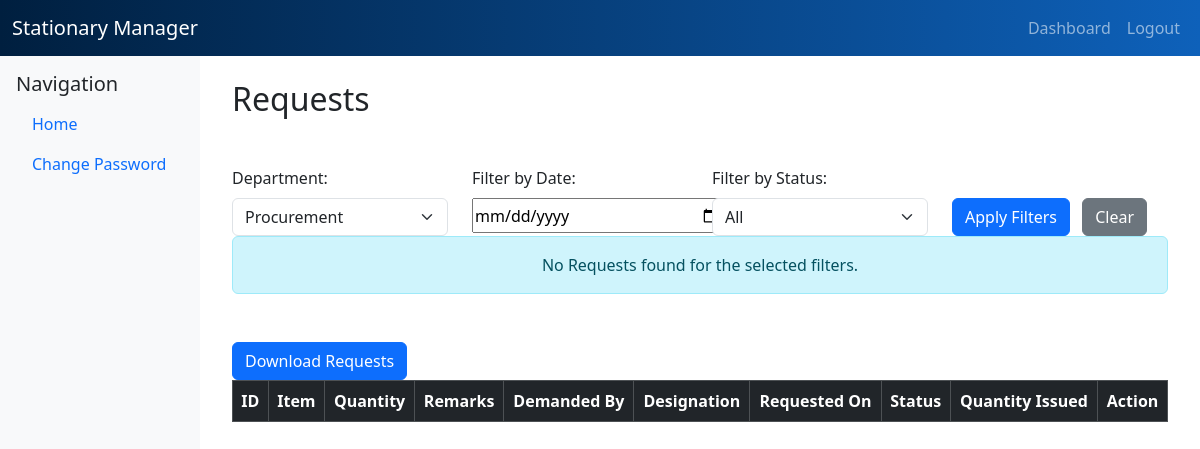
The app's page /admin (signed in), older data.
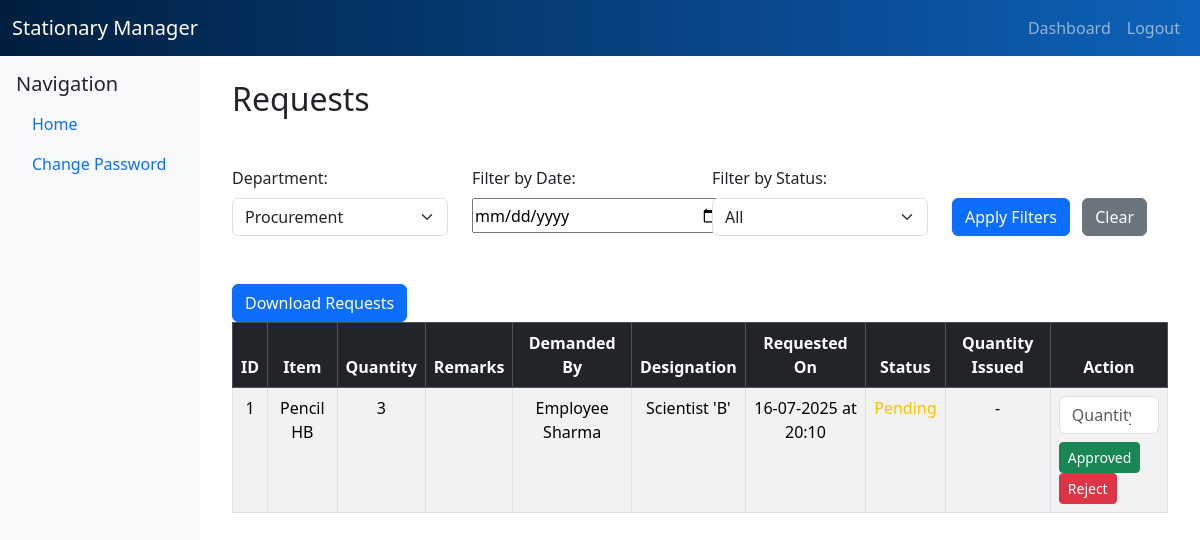
The same page, newer data.
### models.py (models this page shows)
class RequestModel(db.Model):
    id = db.Column(db.Integer , primary_key=True , autoincrement=True)
    user_id = db.Column(db.Integer, db.ForeignKey('user.id'), nullable = False)
    user = db.relationship('User', backref='requests')
    item = db.Column(db.String(100), nullable = False)
    quantity = db.Column(db.Integer , nullable=True)
    remarks = db.Column(db.String(200), nullable=True)
    date_requested = db.Column(db.DateTime, default=datetime.now)
    status = db.Column(db.String(20) , default ='Pending')
    quantity_issued = db.Column(db.Integer, nullable = True)

class User(db.Model):
    id = db.Column(db.Integer , primary_key=True , autoincrement=True)
    first_name = db.Column(db.String(50), nullable = False)
    middle_name = db.Column(db.String(50), nullable = True)
    last_name = db.Column(db.String(50), nullable = False)
    username = db.Column(db.String(100), unique=True , nullable = False)
    password = db.Column(db.String(200), nullable = False)
    role = db.Column(db.String(20), nullable = False )
    designation = db.Column(db.String, nullable = True)
    department_name = db.Column(db.String(50), db.ForeignKey('department.shortname'), nullable = False)
    department = db.relationship('Department',foreign_keys=[department_name], backref='users')
    is_lab_stationary = db.Column(db.Boolean, default=False)

### routes/admin.py (the view, shortened to what this page needs)
@admin_bp.route('/admin', methods=['GET', 'POST'])
def admin_dashboard():
    if 'user_id' not in session or session.get('role') != 'admin':
        return redirect('/login')
    admin_user = User.query.get(session['user_id'])
    admin_dept = admin_user.department_name
    date_str = request.args.get('date')
    status = request.args.get('status')
    invalid_date = False
    if status and status != "All":
        query = RequestModel.query.join(User).filter(User.department_name == admin_dept).filter(RequestModel.status == status)
    else:
        query = RequestModel.query.join(User).filter(User.department_name == admin_dept)
    if date_str:
        try:
            selected_date = datetime.strptime(date_str, '%Y-%m-%d').date()
            query = query.filter(func.date(RequestModel.date_requested) == selected_date)
        except ValueError:
            selected_date = None
            invalid_date = True
    else:
        selected_date = None
    requests = query.order_by(RequestModel.date_requested.desc()).all()
    no_results = len(requests) == 0 and not invalid_date
    return render_template('admin_dash.html', requests=requests, departments=[admin_dept], selected_dept=admin_dept, selected_date_str=date_str, selected_status=status, selected_date=selected_date, invalid_date=invalid_date, no_results=no_results, role='admin')

### templates/admin_dash.html (shortened to what this page needs)
{% extends 'base.html' %}
{% block body %}
<h2 class="mt-5">Requests</h2>
<form method = "GET" class="row mt-5">
    <div class="col-md-3">
        <label class="form-label">Department:</label>
        <select name="department" class="form-select">
            {% for dept in departments %}
            <option value=""{% if selected_dept == dept %}selected{% endif %}>{{dept}}</option>
            {% endfor %}
        </select>
    </div>
    <div class="col-md-3">
        <label class="form-label">Filter by Date:</label><br>
        <input type="date" name="date" style="height: 35px ; width: 250px;" value="{{ selected_date_str}}">
    </div>
    <div class="col-md-3">
        <label class="form-label">Filter by Status:</label>
        <select name="status" class="form-select">
            <option value="All" {% if selected_status == "All" %}selected{%endif%}>All</option>
        </select>
    </div>
    <div class="col-md-3 align-self-end">
        <button type="submit" class="btn btn-primary">Apply Filters</button>
        <a href="/admin" class="btn btn-secondary ms-2">Clear</a>
    </div>
</form>
{% if no_results %}
    <div class="alert alert-info text-center">
         No Requests found for the selected filters.
    </div>
{% endif %}
<div class="col-md-3 mt-5 align-self-end">
    <a href="/admin/export?department={{selected_dept|default('')}}&date={{selected_date_str|default('')}}&status={{selected_status|default('')}}"
        class="btn btn-primary">
    Download Requests</a>
</div>
<table class="table table-striped table-bordered">
    <thead class="table-dark">
        <tr>
            <th style="text-align: center;">ID</th>
            <th style="text-align: center;">Item</th>
            <th style="text-align: center;">Quantity</th>
            <th style="text-align: center;">Remarks</th>
            <th style="text-align: center;">Demanded By</th>
            <th style="text-align: center;">Designation</th>
            <th style="text-align: center;">Requested On</th>
            <th style="text-align: center;">Status</th>
            <th style="text-align: center;">Quantity Issued</th>
            <th style="text-align: center;">Action</th>
        </tr>
    </thead>
    <tbody>
        {% for req in requests %}
        <tr>
            <td style="text-align: center;">{{ req.id }}</td>
            <td style="text-align: center;">{{ req.item }}</td>
            <td style="text-align: center;">{{ req.quantity }}</td>
            <td style="text-align: center;">{{ req.remarks }}</td>
            <td style="text-align: center;">{{ req.user.first_name  }} {{ req.user.last_name }}</td>
            <td style="text-align: center;">{{ req.user.designation }}</td>
            <td style="text-align: center;">{{ req.date_requested.strftime('%d-%m-%Y at %H:%M') }}</td>
            <td style="text-align: center;">
                {% if req.status == 'Approved by Superadmin' %}
                    <span class = "text-primary">Approved by Superadmin</span>
                {% elif  req.status == 'Approved' %}
                    <span class="text-success">Approved</span>
                {% elif  req.status == 'Rejected by Superadmin' %}
                    <span class="text-danger">Rejected by Superadmin</span>
                {% elif  req.status == 'Rejected' %}
                    <span class="text-danger">Rejected</span>
                {% else %}
                    <span class="text-warning">Pending</span>
                {% endif %}
            </td>
            <td style="text-align: center;">{{ req.quantity_issued or '-' }}</td>
            <td>
                {% if req.status == 'Pending' %}
                <form method="POST" style="display: inline;">
                    <input type="number" name="quantity_issued" value="{{req.quantity_issued}}" placeholder="Quantity" min="0" max="{{ req.quantity }}" required class="form-control mb-2">
                    <button class="btn btn-success btn-sm" type="Submit">Approved</button>
                </form>
                <form method="POST" style="display: inline;">
                    <button class="btn btn-danger btn-sm" type="Submit">Reject</button>
                </form>
                {% else %}
                    <span class="text-muted">Action Completed</span>
                {% endif %}
            </td>
        </tr>
        {% endfor %}
    </tbody>
</table>
{% endblock %}

### templates/base.html (shortened to what this page needs)
<!DOCTYPE html>
<html lang="en">
<head>
    <link rel="stylesheet" href="{{url_for('static', filename='css/bootstrap.min.css')}}">
    <link rel="stylesheet" href="{{url_for('static', filename='css/main.css')}}">
    <link rel="stylesheet" href="https://cdn.jsdelivr.net/npm/bootstrap-icons@1.10.5/font/bootstrap-icons.css">
</head>
<body>
    {% set show_layout = role in ['admin','employee','superadmin'] or is_lab_stationary %}
    {% if show_layout %}
        <nav class="navbar navbar-expand-lg  navbar-dark gradient-navbar">
            <div class="container-fluid">
                <a class="navbar-brand" href="#">Stationary Manager</a>
                <div class="collapse navbar-collapse" id="topNav">
                    <ul class="navbar-nav ms-auto">
                        <li class="nav-item">
                            <a class="nav-link" href="/Dashboard">Dashboard</a>
                        </li>
                        <li class="nav-item">
                            <a class="nav-link" href="/logout">Logout</a>
                        </li>
                    </ul>
                </div>
            </div>
        </nav>
        <div class="wrapper">
            <div class="sidebar">
                <h5>Navigation</h5>
                <ul class="nav flex-column">
                    {% if role == 'admin' %}
                    <li class="nav-item"><a class="nav-link" href="/admin_home">Home</a></li>
                    <li class="nav-item"><a class="nav-link" href="/change_password">Change Password</a> </li>
                    {% endif %}
                </ul>
            </div>
    {% endif %}
    <div class="content">
        {% block body %}{% endblock %}
    </div>
    {% if show_layout %}
        </div>
    {% endif %}
</body>
</html>

### static/css/main.css (style rules this page uses)
.gradient-navbar { background: linear-gradient(to right, #001f3f, #0e61ba); }

### templates/base.html (style rules this page uses)
body { min-height: 100vh; display: flex; flex-direction: column; }
.navbar { position: fixed; top: 0; left: 0; right: 0; z-index: 1030; }
.wrapper { display: flex; flex: 1; }
.sidebar { width: 200px; background-color: #f8f9fa; padding: 1rem; height: calc(100vh - 56px); position: fixed; top: 56px; }
.wrapper .content { flex: 1; padding: 2rem; margin-left: 200px; height: calc(100vh - 56px); overflow-y: auto; width: calc(100% - 200px); }

Row changes from the older to the newer data that the page shows:
added RequestModel: id "1", item "Pencil HB", quantity "3", user.first_name "Employee", user.last_name "Sharma", user.designation "Scientist 'B'", date_requested "16-07-2025 at 20:10", status "Pending", quantity_issued "-"
Text that changed along with them:
text no longer shown: "No Requests found for the selected filters."
